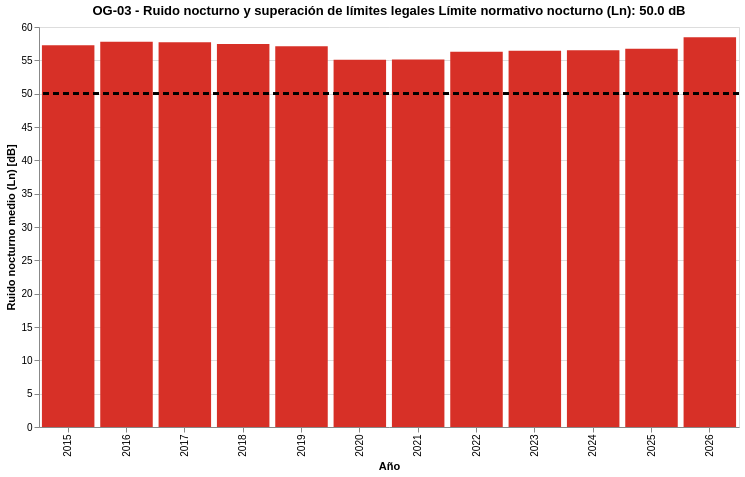

The notebook cell this image was saved under:
### Markdown cell above
### VISUALIZACIÓN OG‑03 - Ruido vs límites normativos (impacto en salud)
* OBJETIVO: Medir frecuencia en la que se superan los límites legales asociados a efectos sobre la salud.
* Tipo de gráfico: diagrama de barras + referencia normativa
* Justificación: Traduce los decibelios a nivel de riesgo. Conecta directamente con salud pública. Está alineado con ODS y normativa UE.

* Datos: df_02 (Ln) y df_03 (límites legales)

### Code cell
limite_ln = (
    df_03_noise_lim
    .query("noiselevelindicator == 'lnight'")
    ["limitvalue"]
    .iloc[0]
)

df_ln_year = (
    df_02_cont_acustic
    .dropna(subset=["ln"])
    .groupby("year", as_index=False)
    .agg(ln_medio=("ln", "mean"))
)

bars_og_03 = (
    alt.Chart(df_ln_year)
    .mark_bar()
    .encode(
        x=alt.X("year:O", title="Año"),
        y=alt.Y(
            "ln_medio:Q",
            title="Ruido nocturno medio (Ln) [dB]",
            scale=alt.Scale(zero=False)
        ),
        color=alt.condition(
            f"datum.ln_medio > {limite_ln}",
            alt.value("#d73027"),   # rojo: supera límite
            alt.value("#4575b4")    # azul: cumple normativa
        ),
        tooltip=[
            alt.Tooltip("year:O", title="Año"),
            alt.Tooltip("ln_medio:Q", title="Ln medio", format=".2f")
        ]
    )
)

linea_limite_ln = (
    alt.Chart(df_ln_year)
    .mark_rule(
        strokeDash=[6, 4],
        strokeWidth=2,
        color="black"
    )
    .encode(
        y=alt.datum(limite_ln)
    )
)


og_03_final = (
    (bars_og_03 + linea_limite_ln)
    .properties(
        width=700,
        height=400,
        title=(
            "OG-03 - Ruido nocturno y superación de límites legales\n"
            f"Límite normativo nocturno (Ln): {limite_ln} dB"
        )
    )
)

og_03_final

### Figure 1 — Vega-Lite specification as saved in the notebook (floating-point values rounded to 4 significant figures)
{"$schema": "https://vega.github.io/schema/vega-lite/v5.20.1.json", "config": {"view": {"continuousHeight": 300, "continuousWidth": 300}}, "data": {"name": "data-00890571314b3f576691ee7671954e79"}, "datasets": {"data-00890571314b3f576691ee7671954e79": [{"ln_medio": 57.26, "year": 2015}, {"ln_medio": 57.77, "year": 2016}, {"ln_medio": 57.71, "year": 2017}, {"ln_medio": 57.44, "year": 2018}, {"ln_medio": 57.1, "year": 2019}, {"ln_medio": 55.1, "year": 2020}, {"ln_medio": 55.13, "year": 2021}, {"ln_medio": 56.3, "year": 2022}, {"ln_medio": 56.43, "year": 2023}, {"ln_medio": 56.5, "year": 2024}, {"ln_medio": 56.74, "year": 2025}, {"ln_medio": 58.46, "year": 2026}]}, "height": 400, "layer": [{"encoding": {"color": {"condition": {"test": "datum.ln_medio > 50.0", "value": "#d73027"}, "value": "#4575b4"}, "tooltip": [{"field": "year", "title": "Año", "type": "ordinal"}, {"field": "ln_medio", "format": ".2f", "title": "Ln medio", "type": "quantitative"}], "x": {"field": "year", "title": "Año", "type": "ordinal"}, "y": {"field": "ln_medio", "scale": {"zero": false}, "title": "Ruido nocturno medio (Ln) [dB]", "type": "quantitative"}}, "mark": {"type": "bar"}}, {"encoding": {"y": {"datum": 50}}, "mark": {"color": "black", "strokeDash": [6, 4], "strokeWidth": 2, "type": "rule"}}], "title": "OG-03 - Ruido nocturno y superación de límites legales\nLímite normativo nocturno (Ln): 50.0 dB", "width": 700}
